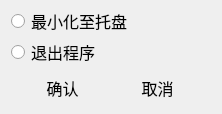
<?xml version="1.0" encoding="UTF-8"?>
<ui version="4.0">
 <class>Dialog</class>
 <widget class="QDialog" name="Dialog">
  <property name="geometry">
   <rect>
    <x>0</x>
    <y>0</y>
    <width>218</width>
    <height>114</height>
   </rect>
  </property>
  <property name="windowTitle">
   <string>Dialog</string>
  </property>
  <layout class="QVBoxLayout" name="verticalLayout">
   <item>
    <widget class="QRadioButton" name="button_mini">
     <property name="minimumSize">
      <size>
       <width>200</width>
       <height>20</height>
      </size>
     </property>
     <property name="font">
      <font>
       <family>微软雅黑</family>
       <pointsize>12</pointsize>
      </font>
     </property>
     <property name="text">
      <string>最小化至托盘</string>
     </property>
    </widget>
   </item>
   <item>
    <widget class="QRadioButton" name="button_close">
     <property name="font">
      <font>
       <family>微软雅黑</family>
       <pointsize>12</pointsize>
      </font>
     </property>
     <property name="text">
      <string>退出程序</string>
     </property>
    </widget>
   </item>
   <item>
    <layout class="QHBoxLayout" name="horizontalLayout">
     <item>
      <widget class="QPushButton" name="button_confirm">
       <property name="maximumSize">
        <size>
         <width>75</width>
         <height>30</height>
        </size>
       </property>
       <property name="font">
        <font>
         <family>微软雅黑</family>
         <pointsize>12</pointsize>
        </font>
       </property>
       <property name="text">
        <string>确认</string>
       </property>
       <property name="flat">
        <bool>true</bool>
       </property>
      </widget>
     </item>
     <item>
      <widget class="QPushButton" name="button_cancel">
       <property name="maximumSize">
        <size>
         <width>75</width>
         <height>30</height>
        </size>
       </property>
       <property name="font">
        <font>
         <family>微软雅黑</family>
         <pointsize>12</pointsize>
        </font>
       </property>
       <property name="text">
        <string>取消</string>
       </property>
       <property name="flat">
        <bool>true</bool>
       </property>
      </widget>
     </item>
    </layout>
   </item>
  </layout>
 </widget>
 <resources/>
 <connections/>
</ui>
